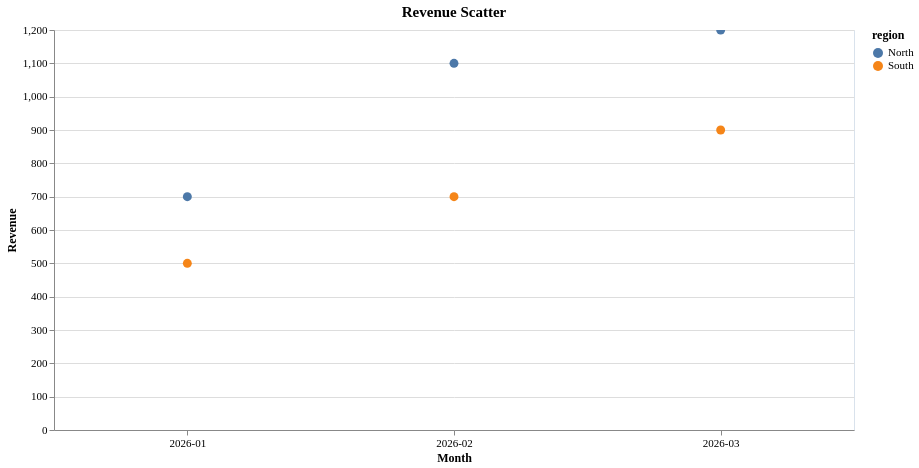

Vega-Lite specification stored for this chart:
### Vega-Lite specification from a JSON file in a GitHub repository (floating-point values rounded to 4 significant figures)
{"config": {"view": {"continuousWidth": 300, "continuousHeight": 300, "stroke": "#d9e2ec"}, "axis": {"labelAngle": 0, "labelFontSize": 11, "titleFontSize": 12, "titleFontWeight": 600, "labelFont": "Hanken Grotesk", "titleFont": "Hanken Grotesk"}, "legend": {"labelFontSize": 11, "titleFontSize": 12, "titleFontWeight": 600, "labelFont": "Hanken Grotesk", "titleFont": "Hanken Grotesk"}, "title": {"fontSize": 15, "fontWeight": 600, "subtitleFontSize": 12, "subtitleFontWeight": 400, "font": "Hanken Grotesk", "subtitleFont": "Hanken Grotesk"}}, "data": {"name": "data-dff254c0d1a3dfaa6738405b2a7f34e8"}, "mark": {"type": "circle", "size": 80}, "encoding": {"color": {"field": "region", "type": "nominal"}, "opacity": {"condition": {"param": "param_8a39bdd63d0ff06d", "value": 1}, "value": 0.2}, "tooltip": [{"field": "month", "type": "nominal"}, {"field": "revenue", "type": "quantitative"}, {"field": "region", "type": "nominal"}], "x": {"axis": {"labelAngle": 0}, "field": "month", "title": "Month", "type": "nominal"}, "y": {"field": "revenue", "title": "Revenue", "type": "quantitative"}}, "height": 400, "params": [{"name": "param_8a39bdd63d0ff06d", "select": {"type": "point", "fields": ["region"]}, "bind": "legend"}, {"name": "param_1e9efca18e7a2868", "select": {"type": "interval", "encodings": ["x", "y"]}, "bind": "scales"}], "title": "Revenue Scatter", "width": 800, "$schema": "https://vega.github.io/schema/vega-lite/v6.4.1.json", "datasets": {"data-dff254c0d1a3dfaa6738405b2a7f34e8": [{"month": "2026-01", "revenue": 500.0, "region": "South"}, {"month": "2026-02", "revenue": 1100.0, "region": "North"}, {"month": "2026-02", "revenue": 700.0, "region": "South"}, {"month": "2026-01", "revenue": 700.0, "region": "North"}, {"month": "2026-03", "revenue": 900.0, "region": "South"}, {"month": "2026-03", "revenue": 1200.0, "region": "North"}]}}
